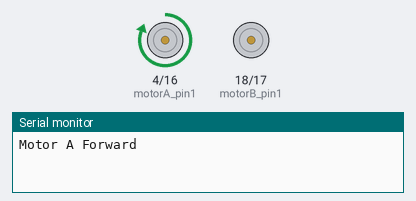
Simulated run of this sketch. Board: Arduino Uno, built with avr-gcc and run on an emulated ATmega328P. Shown: motor-driver pin pairs drawn as motors (green arrow = first pin HIGH = forward, orange = second pin HIGH = backward, longer = more drive), the last lines printed to the serial monitor.

Above: at 2.5 s.
At 7.5 s:
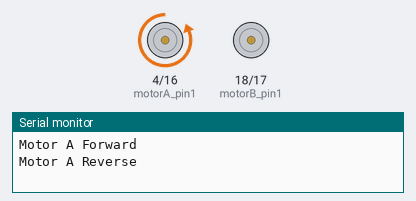
At 17.5 s:
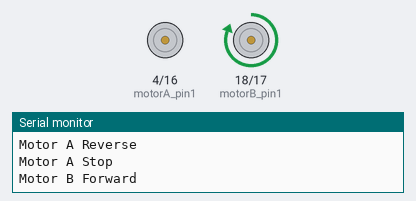
At 27.5 s:
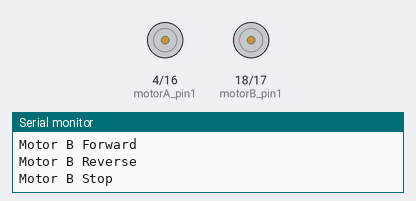
Timing chart, 0 to 39.0 s (numbered marks = the images above):
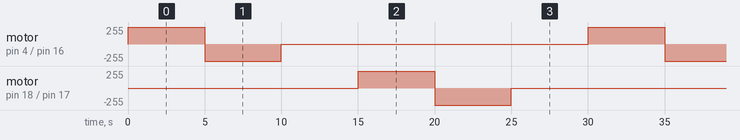

The sketch:

motor_testing.ino
```cpp
//left ->  A
int motorA_pin1 = 4;
int motorA_pin2 = 16;

//right -> B
int motorB_pin1 = 18;
int motorB_pin2 = 17;


int delayTime = 5000;

void setup() {

  pinMode(motorA_pin1, OUTPUT);
  pinMode(motorA_pin2, OUTPUT);
  pinMode(motorB_pin1, OUTPUT);
  pinMode(motorB_pin2, OUTPUT);


  Serial.begin(115200);
}

void loop() {
  // Motor A Forward
  Serial.println("Motor A Forward");
  digitalWrite(motorA_pin1, HIGH);
  digitalWrite(motorA_pin2, LOW);
  delay(delayTime);

  // Motor A Reverse
  Serial.println("Motor A Reverse");
  digitalWrite(motorA_pin1, LOW);
  digitalWrite(motorA_pin2, HIGH);
  delay(delayTime);

  // Stop Motor A
  Serial.println("Motor A Stop");
  digitalWrite(motorA_pin1, LOW);
  digitalWrite(motorA_pin2, LOW);
  delay(delayTime);

  // Motor B Forward
  Serial.println("Motor B Forward");
  digitalWrite(motorB_pin1, HIGH);
  digitalWrite(motorB_pin2, LOW);
  delay(delayTime);

  // Motor B Reverse
  Serial.println("Motor B Reverse");
  digitalWrite(motorB_pin1, LOW);
  digitalWrite(motorB_pin2, HIGH);
  delay(delayTime);

  // Stop Motor B
  Serial.println("Motor B Stop");
  digitalWrite(motorB_pin1, LOW);
  digitalWrite(motorB_pin2, LOW);
  delay(delayTime);
}
```

Measured:
- by itself, motor on pin 4 (motorA_pin1) / pin 16 (motorA_pin2), motor on pin 18 (motorB_pin1) / pin 17 (motorB_pin2): repeats every 30.0 s: backward 255/255 5.0 s, stopped 20.0 s, forward 255/255 5.0 s
